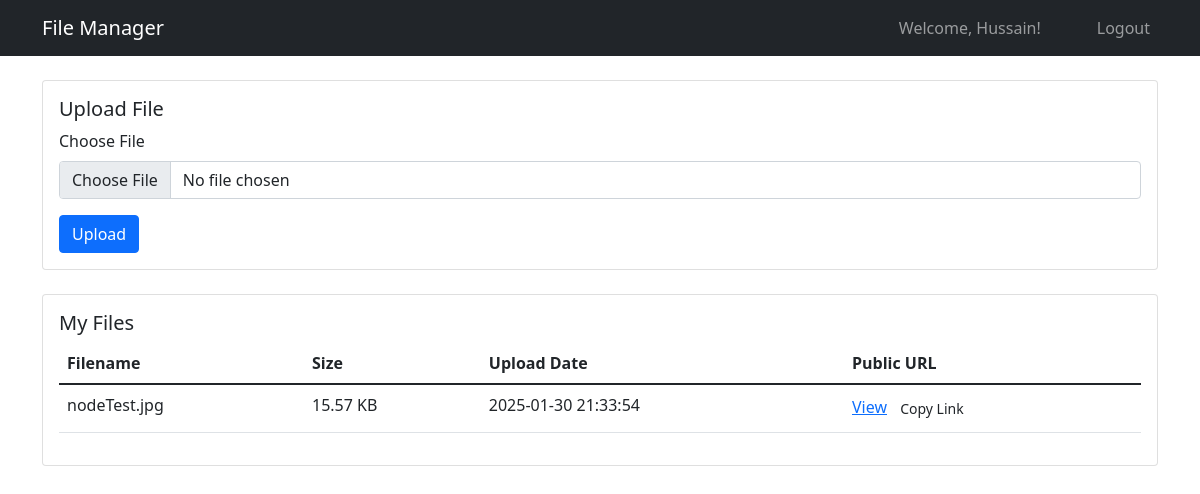
Page /user/dashboard (signed in) on the committed database.
### app/models.py (models this page shows, shortened)
class User(db.Model, UserMixin):
    id = db.Column(db.Integer, primary_key=True)
    username = db.Column(db.String(80), unique=True, nullable=False)
    password = db.Column(db.String(128), nullable=False)
    is_admin = db.Column(db.Boolean, default=False)
    created_date = db.Column(db.DateTime, default=datetime.utcnow)
    files = db.relationship('File', backref='owner', lazy=True)

class File(db.Model):
    id = db.Column(db.Integer, primary_key=True)
    filename = db.Column(db.String(255), nullable=False)
    original_filename = db.Column(db.String(255), nullable=False)
    folder = db.Column(db.String(255), nullable=False)
    file_type = db.Column(db.String(50))
    file_size = db.Column(db.Integer)
    public_url = db.Column(db.String(500), unique=True)
    upload_date = db.Column(db.DateTime, default=datetime.utcnow)
    user_id = db.Column(db.Integer, db.ForeignKey('user.id'), nullable=False)

### app/routes.py (the view)
@user_bp.route('/dashboard')
@login_required
def dashboard():
    user_files = File.query.filter_by(user_id=current_user.id).all()
    return render_template('user/dashboard.html', files=user_files)

### app/__init__.py (called while the page is built)
def create_app():
    app = Flask(__name__)
    app.config.from_object(Config)
    os.makedirs(app.config['UPLOAD_FOLDER'], exist_ok=True)
    db.init_app(app)
    login_manager.init_app(app)
    login_manager.login_view = 'main.login'
    from app.models import User
    @login_manager.user_loader
    def load_user(user_id):
        return User.query.get(int(user_id))
    from app.routes import admin_bp, main_bp, user_bp
    app.register_blueprint(admin_bp)
    app.register_blueprint(main_bp)
    app.register_blueprint(user_bp)
    with app.app_context():
        db.create_all()
    return app

### app/templates/user/dashboard.html (shortened to what this page needs)
{% extends "base.html" %}
{% block content %}
<div class="row">
    <div class="col-md-12">
        <div class="card">
            <div class="card-body">
                <h5 class="card-title">Upload File</h5>
                <form action="{{ url_for('user.upload_file') }}" method="post" enctype="multipart/form-data">
                    <div class="mb-3">
                        <label for="file" class="form-label">Choose File</label>
                        <input type="file" class="form-control" id="file" name="file">
                    </div>
                    <button type="submit" class="btn btn-primary">Upload</button>
                </form>
            </div>
        </div>
    </div>
</div>
<div class="row mt-4">
    <div class="col-12">
        <div class="card">
            <div class="card-body">
                <h5 class="card-title">My Files</h5>
                <table class="table">
                    <thead>
                        <tr>
                            <th>Filename</th>
                            <th>Size</th>
                            <th>Upload Date</th>
                            <th>Public URL</th>
                        </tr>
                    </thead>
                    <tbody>
                        {% for file in files %}
                        <tr>
                            <td>{{ file.original_filename }}</td>
                            <td>{{ (file.file_size / 1024)|round(2) }} KB</td>
                            <td>{{ file.upload_date.strftime('%Y-%m-%d %H:%M:%S') }}</td>
                            <td>
                                <a href="{{ file.public_url }}" target="_blank">View</a>
                                <button class="btn btn-sm btn-copy" data-url="{{ file.public_url }}">Copy Link</button>
                            </td>
                        </tr>
                        {% endfor %}
                    </tbody>
                </table>
            </div>
        </div>
    </div>
</div>
{% endblock %}

### app/templates/base.html (shortened to what this page needs)
<!DOCTYPE html>
<html lang="en">
<head>
    <link href="https://cdn.jsdelivr.net/npm/bootstrap@5.1.3/dist/css/bootstrap.min.css" rel="stylesheet">
</head>
<body>
    <nav class="navbar navbar-expand-lg navbar-dark bg-dark">
        <div class="container">
            <a class="navbar-brand" href="{{ url_for('admin.dashboard') }}">File Manager</a>
            {% if current_user.is_authenticated %}
            <div class="navbar-nav ms-auto">
                <ul class="navbar-nav ms-auto align-items-center">
                    <li class="nav-item me-auto">
                        <span class="navbar-text me-5">
                            Welcome, {{ current_user.username }}!
                        </span>
                    </li>
                    <li class="nav-item">
                        <a class="nav-link" href="{{ url_for('admin.logout') }}">Logout</a>
                    </li>
                </ul>
            </div>
            {% endif %}
        </div>
    </nav>
    <div class="container mt-4">
        {% block content %}{% endblock %}
    </div>
</body>
</html>

### rows in the picture
User: username "Hussain"
File: original_filename "nodeTest.jpg", (file.file_size/1024)|round(2) "15.57", upload_date "2025-01-30 21:33:54"
